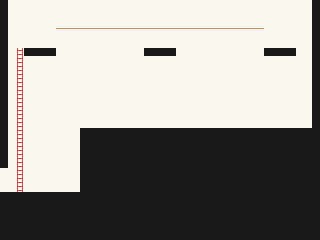

This game map was drawn from its Tiled (.tmx) file and the tilesets committed beside it. A one-line description and the trimmed map source follow:
An orthogonal 40x30 tile map with 8x8 px tiles, 2 tile layers (BACKGROUND, FOREGROUND), 2 tilesets and 14 objects (2x ROPE, 2x SHOW_MESSAGE, SOLDIER, CHANGE_STAGE, DOOR).

<map version="1.0" orientation="orthogonal" renderorder="right-down" width="40" height="30" tilewidth="8" tileheight="8" nextobjectid="30">
 <tileset firstgid="1" name="placeholder" tilewidth="8" tileheight="8">
  <image source="placeholder.png" width="16" height="32" />
 </tileset>
 <tileset firstgid="9" name="SEWER" tilewidth="8" tileheight="8">
  <image source="tiles_sewer.png" width="40" height="48" />
 </tileset>
 <layer name="BACKGROUND" width="40" height="30">
  <data>[1200 cells, 1200 non-empty, 1 distinct tile ids]</data>
 </layer>
 <objectgroup name="SOLID">
  <object id="13" x="0" y="192" width="80" height="48" />
  <object id="14" x="80" y="128" width="240" height="112" />
  <object id="15" x="312" y="0" width="8" height="128" />
  <object id="16" x="0" y="0" width="8" height="168" />
  <object id="17" x="24" y="48" width="32" height="8" />
  <object id="18" x="144" y="48" width="32" height="8" />
  <object id="19" x="264" y="48" width="32" height="8" />
 </objectgroup>
 <layer name="FOREGROUND" width="40" height="30">
  <data>[1200 cells, 573 non-empty, 3 distinct tile ids]</data>
 </layer>
 <objectgroup name="OBJECTS">
  <object id="11" name="SOLDIER" x="232" y="116" width="8" height="12">
   <properties>
    <property name="FACING" value="LEFT" />
    <property name="STATIONARY" value="True" />
   </properties>
  </object>
  <object id="20" name="ROPE" x="16" y="48" height="144" />
  <object id="21" name="CHANGE_STAGE" x="-8" y="168" width="8" height="24">
   <properties>
    <property name="LINK" value="pier_05.tmx" />
   </properties>
  </object>
  <object id="24" name="ROPE" x="56" y="28" width="208" />
  <object id="27" name="DOOR" x="288" y="116" width="16" height="12">
   <properties>
    <property name="LINK" value="pier_07.tmx" />
   </properties>
  </object>
  <object id="28" name="SHOW_MESSAGE" x="8" y="144" width="72" height="8">
   <properties>
    <property name="MESSAGE" value="Try not to be seen by enemies." />
   </properties>
  </object>
  <object id="29" name="SHOW_MESSAGE" x="8" y="168" width="8" height="24">
   <properties>
    <property name="MESSAGE" value="Press 'UP' to enter doors." />
   </properties>
  </object>
 </objectgroup>
</map>
